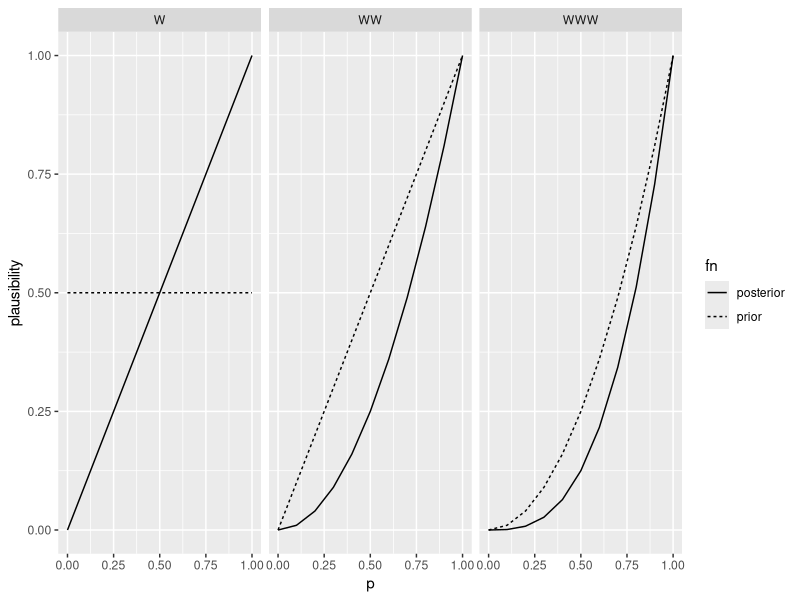
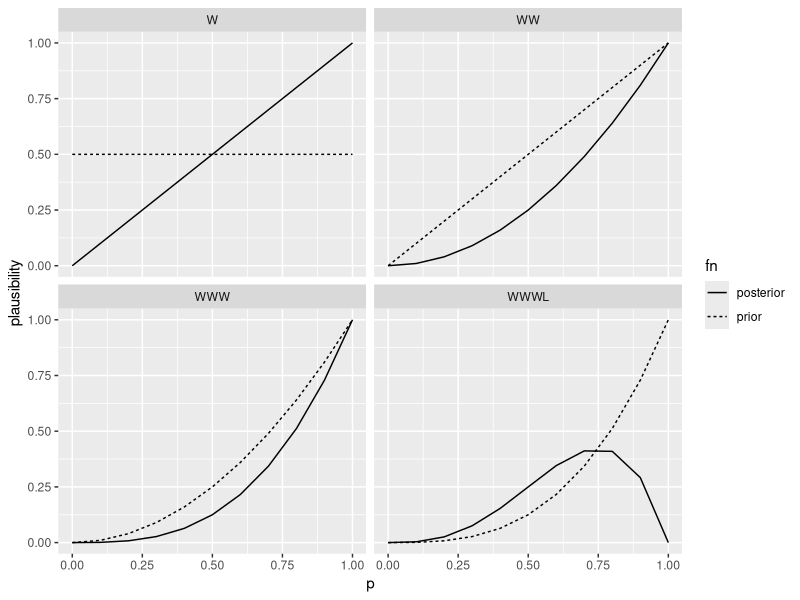
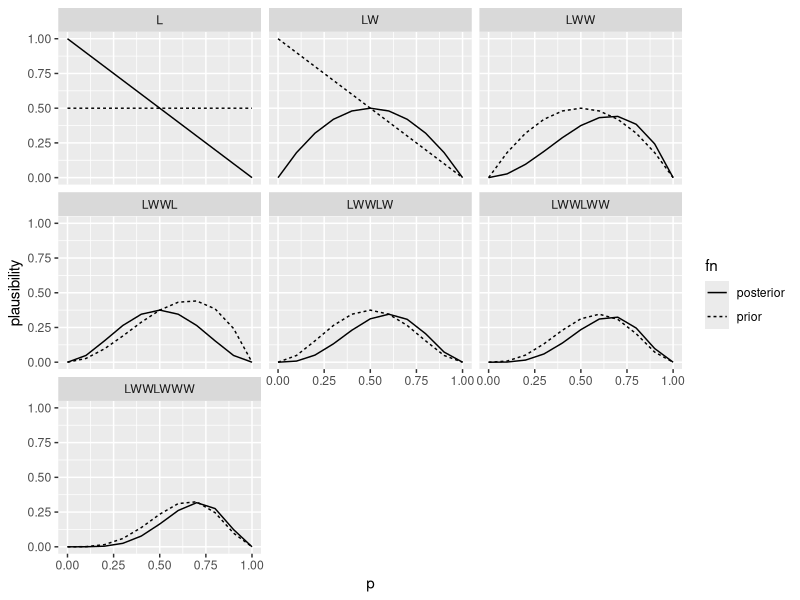

Source code (R) for these figures, in order:
library(tidyverse)
seq_by <- 10

# generate data for given substring
get_obs_df <- function(obs) {
  tibble(p = seq(0, 1, by = 1 / seq_by)) %>%
    mutate(
      n = stringr::str_length(obs),
      obs = obs,
      water_count = stringr::str_count(obs, "W"),
      plausibility = dbinom(x = water_count, size = n, prob = p)
    )
}

# generate for all substrings
get_plot_df <- function(all_obs) {
  df <- seq(1, stringr::str_length(all_obs)) %>%
    map(
      .f = function(x) {
        stringr::str_sub(all_obs, start = 1, end = x)
      }
    ) %>%
    map_df(get_obs_df) %>%
    mutate(fn = "posterior")
  
  all <- df %>%
    filter(obs != all_obs) %>%
    mutate(obs = df$obs[-c(1:(seq_by + 1))]) %>%
    mutate(fn = "prior")
  
  df[1:(seq_by + 1),] %>%
    mutate(plausibility = 0.5,
           fn = "prior") %>%
    rbind(df) %>%
    rbind(all) %>%
    arrange(obs)
}


# plot

grid_plot <- function(obs_all) {
  obs_all %>%
    get_plot_df() %>%
    group_by(fn) %>%
    ggplot(aes(x = p, y = plausibility)) +
    geom_line(aes(linetype = fn)) +
    facet_wrap( ~ obs)
} 

grid_plot("WWW")
grid_plot("WWWL")
grid_plot("LWWLWWW")